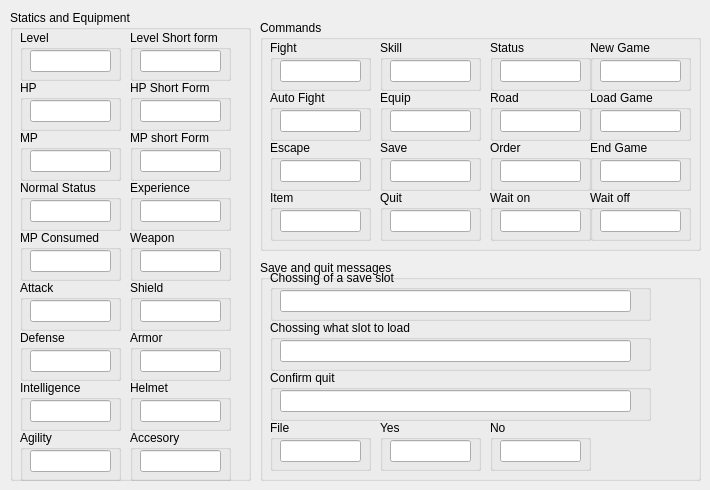
   <widget class="QWidget" name="tab_5">
    <attribute name="title">
     <string>Page 5</string>
    </attribute>
    <widget class="QGroupBox" name="groupBox_187">
     <property name="geometry">
      <rect>
       <x>10</x>
       <y>10</y>
       <width>241</width>
       <height>471</height>
      </rect>
     </property>
     <property name="title">
      <string>Statics and Equipment</string>
     </property>
     <widget class="QGroupBox" name="groupBox_191">
      <property name="geometry">
       <rect>
        <x>10</x>
        <y>70</y>
        <width>101</width>
        <height>51</height>
       </rect>
      </property>
      <property name="title">
       <string>HP</string>
      </property>
      <widget class="QLineEdit" name="lineEdit_82">
       <property name="geometry">
        <rect>
         <x>10</x>
         <y>20</y>
         <width>81</width>
         <height>22</height>
        </rect>
       </property>
      </widget>
     </widget>
     <widget class="QGroupBox" name="groupBox_192">
      <property name="geometry">
       <rect>
        <x>10</x>
        <y>420</y>
        <width>101</width>
        <height>51</height>
       </rect>
      </property>
      <property name="title">
       <string>Agility</string>
      </property>
      <widget class="QLineEdit" name="lineEdit_83">
       <property name="geometry">
        <rect>
         <x>10</x>
         <y>20</y>
         <width>81</width>
         <height>22</height>
        </rect>
       </property>
      </widget>
     </widget>
     <widget class="QGroupBox" name="groupBox_193">
      <property name="geometry">
       <rect>
        <x>10</x>
        <y>370</y>
        <width>101</width>
        <height>51</height>
       </rect>
      </property>
      <property name="title">
       <string>Intelligence</string>
      </property>
      <widget class="QLineEdit" name="lineEdit_87">
       <property name="geometry">
        <rect>
         <x>10</x>
         <y>20</y>
         <width>81</width>
         <height>22</height>
        </rect>
       </property>
      </widget>
     </widget>
     <widget class="QGroupBox" name="groupBox_194">
      <property name="geometry">
       <rect>
        <x>10</x>
        <y>320</y>
        <width>101</width>
        <height>51</height>
       </rect>
      </property>
      <property name="title">
       <string>Defense</string>
      </property>
      <widget class="QLineEdit" name="lineEdit_88">
       <property name="geometry">
        <rect>
         <x>10</x>
         <y>20</y>
         <width>81</width>
         <height>22</height>
        </rect>
       </property>
      </widget>
     </widget>
     <widget class="QGroupBox" name="groupBox_195">
      <property name="geometry">
       <rect>
        <x>10</x>
        <y>270</y>
        <width>101</width>
        <height>51</height>
       </rect>
      </property>
      <property name="title">
       <string>Attack</string>
      </property>
      <widget class="QLineEdit" name="lineEdit_89">
       <property name="geometry">
        <rect>
         <x>10</x>
         <y>20</y>
         <width>81</width>
         <height>22</height>
        </rect>
       </property>
      </widget>
     </widget>
     <widget class="QGroupBox" name="groupBox_196">
      <property name="geometry">
       <rect>
        <x>10</x>
        <y>20</y>
        <width>101</width>
        <height>51</height>
       </rect>
      </property>
      <property name="title">
       <string>Level</string>
      </property>
      <widget class="QLineEdit" name="lineEdit_90">
       <property name="geometry">
        <rect>
         <x>10</x>
         <y>20</y>
         <width>81</width>
         <height>22</height>
        </rect>
       </property>
      </widget>
     </widget>
     <widget class="QGroupBox" name="groupBox_197">
      <property name="geometry">
       <rect>
        <x>10</x>
        <y>220</y>
        <width>101</width>
        <height>51</height>
       </rect>
      </property>
      <property name="title">
       <string>MP Consumed</string>
      </property>
      <widget class="QLineEdit" name="lineEdit_91">
       <property name="geometry">
        <rect>
         <x>10</x>
         <y>20</y>
         <width>81</width>
         <height>22</height>
        </rect>
       </property>
      </widget>
     </widget>
     <widget class="QGroupBox" name="groupBox_198">
      <property name="geometry">
       <rect>
        <x>10</x>
        <y>170</y>
        <width>101</width>
        <height>51</height>
       </rect>
      </property>
      <property name="title">
       <string>Normal Status</string>
      </property>
      <widget class="QLineEdit" name="lineEdit_92">
       <property name="geometry">
        <rect>
         <x>10</x>
         <y>20</y>
         <width>81</width>
         <height>22</height>
        </rect>
       </property>
      </widget>
     </widget>
     <widget class="QGroupBox" name="groupBox_199">
      <property name="geometry">
       <rect>
        <x>10</x>
        <y>120</y>
        <width>101</width>
        <height>51</height>
       </rect>
      </property>
      <property name="title">
       <string>MP</string>
      </property>
      <widget class="QLineEdit" name="lineEdit_93">
       <property name="geometry">
        <rect>
         <x>10</x>
         <y>20</y>
         <width>81</width>
         <height>22</height>
        </rect>
       </property>
      </widget>
     </widget>
     <widget class="QGroupBox" name="groupBox_208">
      <property name="geometry">
       <rect>
        <x>120</x>
        <y>320</y>
        <width>101</width>
        <height>51</height>
       </rect>
      </property>
      <property name="title">
       <string>Armor</string>
      </property>
      <widget class="QLineEdit" name="lineEdit_102">
       <property name="geometry">
        <rect>
         <x>10</x>
         <y>20</y>
         <width>81</width>
         <height>22</height>
        </rect>
       </property>
      </widget>
     </widget>
     <widget class="QGroupBox" name="groupBox_201">
      <property name="geometry">
       <rect>
        <x>120</x>
        <y>220</y>
        <width>101</width>
        <height>51</height>
       </rect>
      </property>
      <property name="title">
       <string>Weapon</string>
      </property>
      <widget class="QLineEdit" name="lineEdit_95">
       <property name="geometry">
        <rect>
         <x>10</x>
         <y>20</y>
         <width>81</width>
         <height>22</height>
        </rect>
       </property>
      </widget>
     </widget>
     <widget class="QGroupBox" name="groupBox_203">
      <property name="geometry">
       <rect>
        <x>120</x>
        <y>20</y>
        <width>101</width>
        <height>51</height>
       </rect>
      </property>
      <property name="title">
       <string>Level Short form</string>
      </property>
      <widget class="QLineEdit" name="lineEdit_97">
       <property name="geometry">
        <rect>
         <x>10</x>
         <y>20</y>
         <width>81</width>
         <height>22</height>
        </rect>
       </property>
      </widget>
     </widget>
     <widget class="QGroupBox" name="groupBox_204">
      <property name="geometry">
       <rect>
        <x>120</x>
        <y>370</y>
        <width>101</width>
        <height>51</height>
       </rect>
      </property>
      <property name="title">
       <string>Helmet</string>
      </property>
      <widget class="QLineEdit" name="lineEdit_98">
       <property name="geometry">
        <rect>
         <x>10</x>
         <y>20</y>
         <width>81</width>
         <height>22</height>
        </rect>
       </property>
      </widget>
     </widget>
     <widget class="QGroupBox" name="groupBox_207">
      <property name="geometry">
       <rect>
        <x>120</x>
        <y>270</y>
        <width>101</width>
        <height>51</height>
       </rect>
      </property>
      <property name="title">
       <string>Shield</string>
      </property>
      <widget class="QLineEdit" name="lineEdit_101">
       <property name="geometry">
        <rect>
         <x>10</x>
         <y>20</y>
         <width>81</width>
         <height>22</height>
        </rect>
       </property>
      </widget>
     </widget>
     <widget class="QGroupBox" name="groupBox_202">
      <property name="geometry">
       <rect>
        <x>120</x>
        <y>70</y>
        <width>101</width>
        <height>51</height>
       </rect>
      </property>
      <property name="title">
       <string>HP Short Form</string>
      </property>
      <widget class="QLineEdit" name="lineEdit_96">
       <property name="geometry">
        <rect>
         <x>10</x>
         <y>20</y>
         <width>81</width>
         <height>22</height>
        </rect>
       </property>
      </widget>
     </widget>
     <widget class="QGroupBox" name="groupBox_206">
      <property name="geometry">
       <rect>
        <x>120</x>
        <y>120</y>
        <width>101</width>
        <height>51</height>
       </rect>
      </property>
      <property name="title">
       <string>MP short Form</string>
      </property>
      <widget class="QLineEdit" name="lineEdit_100">
       <property name="geometry">
        <rect>
         <x>10</x>
         <y>20</y>
         <width>81</width>
         <height>22</height>
        </rect>
       </property>
      </widget>
     </widget>
     <widget class="QGroupBox" name="groupBox_205">
      <property name="geometry">
       <rect>
        <x>120</x>
        <y>170</y>
        <width>101</width>
        <height>51</height>
       </rect>
      </property>
      <property name="title">
       <string>Experience</string>
      </property>
      <widget class="QLineEdit" name="lineEdit_99">
       <property name="geometry">
        <rect>
         <x>10</x>
         <y>20</y>
         <width>81</width>
         <height>22</height>
        </rect>
       </property>
      </widget>
     </widget>
     <widget class="QGroupBox" name="groupBox_200">
      <property name="geometry">
       <rect>
        <x>120</x>
        <y>420</y>
        <width>101</width>
        <height>51</height>
       </rect>
      </property>
      <property name="title">
       <string>Accesory</string>
      </property>
      <widget class="QLineEdit" name="lineEdit_94">
       <property name="geometry">
        <rect>
         <x>10</x>
         <y>20</y>
         <width>81</width>
         <height>22</height>
        </rect>
       </property>
      </widget>
     </widget>
    </widget>
    <widget class="QGroupBox" name="groupBox_209">
     <property name="geometry">
      <rect>
       <x>260</x>
       <y>20</y>
       <width>441</width>
       <height>231</height>
      </rect>
     </property>
     <property name="title">
      <string>Commands</string>
     </property>
     <widget class="QGroupBox" name="groupBox_210">
      <property name="geometry">
       <rect>
        <x>10</x>
        <y>20</y>
        <width>101</width>
        <height>51</height>
       </rect>
      </property>
      <property name="title">
       <string>Fight</string>
      </property>
      <widget class="QLineEdit" name="lineEdit_103">
       <property name="geometry">
        <rect>
         <x>10</x>
         <y>20</y>
         <width>81</width>
         <height>22</height>
        </rect>
       </property>
      </widget>
     </widget>
     <widget class="QGroupBox" name="groupBox_211">
      <property name="geometry">
       <rect>
        <x>10</x>
        <y>70</y>
        <width>101</width>
        <height>51</height>
       </rect>
      </property>
      <property name="title">
       <string>Auto Fight</string>
      </property>
      <widget class="QLineEdit" name="lineEdit_104">
       <property name="geometry">
        <rect>
         <x>10</x>
         <y>20</y>
         <width>81</width>
         <height>22</height>
        </rect>
       </property>
      </widget>
     </widget>
     <widget class="QGroupBox" name="groupBox_212">
      <property name="geometry">
       <rect>
        <x>10</x>
        <y>120</y>
        <width>101</width>
        <height>51</height>
       </rect>
      </property>
      <property name="title">
       <string>Escape</string>
      </property>
      <widget class="QLineEdit" name="lineEdit_105">
       <property name="geometry">
        <rect>
         <x>10</x>
         <y>20</y>
         <width>81</width>
         <height>22</height>
        </rect>
       </property>
      </widget>
     </widget>
     <widget class="QGroupBox" name="groupBox_213">
      <property name="geometry">
       <rect>
        <x>10</x>
        <y>170</y>
        <width>101</width>
        <height>51</height>
       </rect>
      </property>
      <property name="title">
       <string>Item</string>
      </property>
      <widget class="QLineEdit" name="lineEdit_106">
       <property name="geometry">
        <rect>
         <x>10</x>
         <y>20</y>
         <width>81</width>
         <height>22</height>
        </rect>
       </property>
      </widget>
     </widget>
     <widget class="QGroupBox" name="groupBox_217">
      <property name="geometry">
       <rect>
        <x>120</x>
        <y>120</y>
        <width>101</width>
        <height>51</height>
       </rect>
      </property>
      <property name="title">
       <string>Save</string>
      </property>
      <widget class="QLineEdit" name="lineEdit_110">
       <property name="geometry">
        <rect>
         <x>10</x>
         <y>20</y>
         <width>81</width>
         <height>22</height>
        </rect>
       </property>
      </widget>
     </widget>
     <widget class="QGroupBox" name="groupBox_216">
      <property name="geometry">
       <rect>
        <x>120</x>
        <y>70</y>
        <width>101</width>
        <height>51</height>
       </rect>
      </property>
      <property name="title">
       <string>Equip</string>
      </property>
      <widget class="QLineEdit" name="lineEdit_109">
       <property name="geometry">
        <rect>
         <x>10</x>
         <y>20</y>
         <width>81</width>
         <height>22</height>
        </rect>
       </property>
      </widget>
     </widget>
     <widget class="QGroupBox" name="groupBox_215">
      <property name="geometry">
       <rect>
        <x>120</x>
        <y>170</y>
        <width>101</width>
        <height>51</height>
       </rect>
      </property>
      <property name="title">
       <string>Quit</string>
      </property>
      <widget class="QLineEdit" name="lineEdit_108">
       <property name="geometry">
        <rect>
         <x>10</x>
         <y>20</y>
         <width>81</width>
         <height>22</height>
        </rect>
       </property>
      </widget>
     </widget>
     <widget class="QGroupBox" name="groupBox_214">
      <property name="geometry">
       <rect>
        <x>120</x>
        <y>20</y>
        <width>101</width>
        <height>51</height>
       </rect>
      </property>
      <property name="title">
       <string>Skill</string>
      </property>
      <widget class="QLineEdit" name="lineEdit_107">
       <property name="geometry">
        <rect>
         <x>10</x>
         <y>20</y>
         <width>81</width>
         <height>22</height>
        </rect>
       </property>
      </widget>
     </widget>
     <widget class="QGroupBox" name="groupBox_221">
      <property name="geometry">
       <rect>
        <x>230</x>
        <y>20</y>
        <width>101</width>
        <height>51</height>
       </rect>
      </property>
      <property name="title">
       <string>Status</string>
      </property>
      <widget class="QLineEdit" name="lineEdit_114">
       <property name="geometry">
        <rect>
         <x>10</x>
         <y>20</y>
         <width>81</width>
         <height>22</height>
        </rect>
       </property>
      </widget>
     </widget>
     <widget class="QGroupBox" name="groupBox_218">
      <property name="geometry">
       <rect>
        <x>230</x>
        <y>70</y>
        <width>101</width>
        <height>51</height>
       </rect>
      </property>
      <property name="title">
       <string>Road</string>
      </property>
      <widget class="QLineEdit" name="lineEdit_111">
       <property name="geometry">
        <rect>
         <x>10</x>
         <y>20</y>
         <width>81</width>
         <height>22</height>
        </rect>
       </property>
      </widget>
     </widget>
     <widget class="QGroupBox" name="groupBox_220">
      <property name="geometry">
       <rect>
        <x>230</x>
        <y>120</y>
        <width>101</width>
        <height>51</height>
       </rect>
      </property>
      <property name="title">
       <string>Order</string>
      </property>
      <widget class="QLineEdit" name="lineEdit_113">
       <property name="geometry">
        <rect>
         <x>10</x>
         <y>20</y>
         <width>81</width>
         <height>22</height>
        </rect>
       </property>
      </widget>
     </widget>
     <widget class="QGroupBox" name="groupBox_219">
      <property name="geometry">
       <rect>
        <x>230</x>
        <y>170</y>
        <width>101</width>
        <height>51</height>
       </rect>
      </property>
      <property name="title">
       <string>Wait on</string>
      </property>
      <widget class="QLineEdit" name="lineEdit_112">
       <property name="geometry">
        <rect>
         <x>10</x>
         <y>20</y>
         <width>81</width>
         <height>22</height>
        </rect>
       </property>
      </widget>
     </widget>
     <widget class="QGroupBox" name="groupBox_225">
      <property name="geometry">
       <rect>
        <x>330</x>
        <y>170</y>
        <width>101</width>
        <height>51</height>
       </rect>
      </property>
      <property name="title">
       <string>Wait off</string>
      </property>
      <widget class="QLineEdit" name="lineEdit_118">
       <property name="geometry">
        <rect>
         <x>10</x>
         <y>20</y>
         <width>81</width>
         <height>22</height>
        </rect>
       </property>
      </widget>
     </widget>
     <widget class="QGroupBox" name="groupBox_224">
      <property name="geometry">
       <rect>
        <x>330</x>
        <y>120</y>
        <width>101</width>
        <height>51</height>
       </rect>
      </property>
      <property name="title">
       <string>End Game</string>
      </property>
      <widget class="QLineEdit" name="lineEdit_117">
       <property name="geometry">
        <rect>
         <x>10</x>
         <y>20</y>
         <width>81</width>
         <height>22</height>
        </rect>
       </property>
      </widget>
     </widget>
     <widget class="QGroupBox" name="groupBox_222">
      <property name="geometry">
       <rect>
        <x>330</x>
        <y>20</y>
        <width>101</width>
        <height>51</height>
       </rect>
      </property>
      <property name="title">
       <string>New Game</string>
      </property>
      <widget class="QLineEdit" name="lineEdit_115">
       <property name="geometry">
        <rect>
         <x>10</x>
         <y>20</y>
         <width>81</width>
         <height>22</height>
        </rect>
       </property>
      </widget>
     </widget>
     <widget class="QGroupBox" name="groupBox_223">
      <property name="geometry">
       <rect>
        <x>330</x>
        <y>70</y>
        <width>101</width>
        <height>51</height>
       </rect>
      </property>
      <property name="title">
       <string>Load Game</string>
      </property>
      <widget class="QLineEdit" name="lineEdit_116">
       <property name="geometry">
        <rect>
         <x>10</x>
         <y>20</y>
         <width>81</width>
         <height>22</height>
        </rect>
       </property>
      </widget>
     </widget>
    </widget>
    <widget class="QGroupBox" name="groupBox_226">
     <property name="geometry">
      <rect>
       <x>260</x>
       <y>260</y>
       <width>441</width>
       <height>221</height>
      </rect>
     </property>
     <property name="title">
      <string>Save and quit messages</string>
     </property>
     <widget class="QGroupBox" name="groupBox_227">
      <property name="geometry">
       <rect>
        <x>10</x>
        <y>10</y>
        <width>381</width>
        <height>51</height>
       </rect>
      </property>
      <property name="title">
       <string>Chossing of a save slot</string>
      </property>
      <widget class="QLineEdit" name="lineEdit_119">
       <property name="geometry">
        <rect>
         <x>10</x>
         <y>20</y>
         <width>351</width>
         <height>22</height>
        </rect>
       </property>
      </widget>
     </widget>
     <widget class="QGroupBox" name="groupBox_228">
      <property name="geometry">
       <rect>
        <x>10</x>
        <y>160</y>
        <width>101</width>
        <height>51</height>
       </rect>
      </property>
      <property name="title">
       <string>File</string>
      </property>
      <widget class="QLineEdit" name="lineEdit_120">
       <property name="geometry">
        <rect>
         <x>10</x>
         <y>20</y>
         <width>81</width>
         <height>22</height>
        </rect>
       </property>
      </widget>
     </widget>
     <widget class="QGroupBox" name="groupBox_229">
      <property name="geometry">
       <rect>
        <x>10</x>
        <y>60</y>
        <width>381</width>
        <height>51</height>
       </rect>
      </property>
      <property name="title">
       <string>Chossing what slot to load</string>
      </property>
      <widget class="QLineEdit" name="lineEdit_121">
       <property name="geometry">
        <rect>
         <x>10</x>
         <y>20</y>
         <width>351</width>
         <height>22</height>
        </rect>
       </property>
      </widget>
     </widget>
     <widget class="QGroupBox" name="groupBox_230">
      <property name="geometry">
       <rect>
        <x>10</x>
        <y>110</y>
        <width>381</width>
        <height>51</height>
       </rect>
      </property>
      <property name="title">
       <string>Confirm quit</string>
      </property>
      <widget class="QLineEdit" name="lineEdit_122">
       <property name="geometry">
        <rect>
         <x>10</x>
         <y>20</y>
         <width>351</width>
         <height>22</height>
        </rect>
       </property>
      </widget>
     </widget>
     <widget class="QGroupBox" name="groupBox_231">
      <property name="geometry">
       <rect>
        <x>120</x>
        <y>160</y>
        <width>101</width>
        <height>51</height>
       </rect>
      </property>
      <property name="title">
       <string>Yes</string>
      </property>
      <widget class="QLineEdit" name="lineEdit_123">
       <property name="geometry">
        <rect>
         <x>10</x>
         <y>20</y>
         <width>81</width>
         <height>22</height>
        </rect>
       </property>
      </widget>
     </widget>
     <widget class="QGroupBox" name="groupBox_232">
      <property name="geometry">
       <rect>
        <x>230</x>
        <y>160</y>
        <width>101</width>
        <height>51</height>
       </rect>
      </property>
      <property name="title">
       <string>No</string>
      </property>
      <widget class="QLineEdit" name="lineEdit_125">
       <property name="geometry">
        <rect>
         <x>10</x>
         <y>20</y>
         <width>81</width>
         <height>22</height>
        </rect>
       </property>
      </widget>
     </widget>
    </widget>
   </widget>
